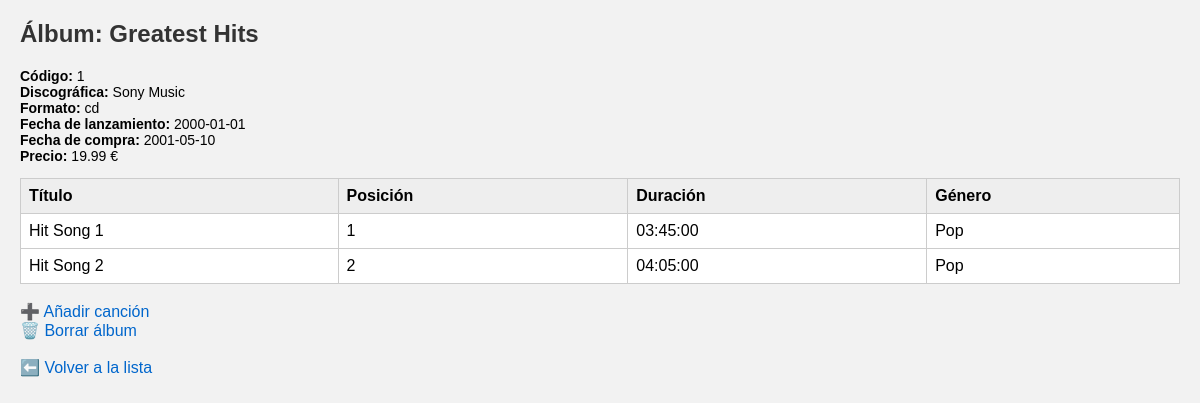
Screenshot of /album.php?cod=1 with the database file from the repository.
### tables this page shows
CREATE TABLE album (

codigo INT (7) NOT NULL AUTO_INCREMENT PRIMARY KEY ,

titulo VARCHAR(50) NOT NULL ,

discografica VARCHAR(25) NOT NULL ,

formato ENUM('vinilo','cd','dvd','mp3') NOT NULL,

fechaLanzamiento DATE,

fechaCompra DATE,

precio decimal(5,2)

);

CREATE TABLE cancion (

titulo VARCHAR(50) NOT NULL ,

album INT(7) NOT NULL ,

posicion INT(2),

duracion TIME,

genero ENUM('Acustica','BSO','Blues','Folk','Jazz','New age','Pop','Rock','Electronica') NOT NULL,

PRIMARY KEY (titulo, album),

FOREIGN KEY (album) REFERENCES album(codigo)

);

### album.php (the view, shortened to what this page needs)
<!DOCTYPE html>
<html lang="es">
<head>
    <link rel="stylesheet" href="styles.css">
</head>
<body>
<?php
try {
    $dwes = new PDO('mysql:host=localhost;dbname=discografia;charset=utf8', 'root', '');
    $dwes->setAttribute(PDO::ATTR_ERRMODE, PDO::ERRMODE_EXCEPTION);
} catch (PDOException $e) {
    die("❌ Error de conexión: " . $e->getMessage());
}
$codigo = $_GET['cod'];
$stmt = $dwes->prepare("SELECT * FROM album WHERE codigo = ?");
$stmt->execute([$codigo]);
$album = $stmt->fetch(PDO::FETCH_ASSOC);
echo "<h2>Álbum: " . htmlspecialchars($album['titulo']) . "</h2>";
echo "<p><b>Código:</b> " . htmlspecialchars($album['codigo']) . "<br>
<b>Discográfica:</b> " . htmlspecialchars($album['discografica']) . "<br>
<b>Formato:</b> " . htmlspecialchars($album['formato']) . "<br>
<b>Fecha de lanzamiento:</b> " . htmlspecialchars($album['fechaLanzamiento']) . "<br>
<b>Fecha de compra:</b> " . htmlspecialchars($album['fechaCompra']) . "<br>
<b>Precio:</b> " . htmlspecialchars($album['precio']) . " €</p>";
$stmt = $dwes->prepare("SELECT * FROM cancion WHERE album = ? ORDER BY posicion");
$stmt->execute([$codigo]);
$canciones = $stmt->fetchAll(PDO::FETCH_ASSOC);
if ($canciones) {
    echo "<table border='1' cellpadding='5'>
            <tr><th>Título</th><th>Posición</th><th>Duración</th><th>Género</th></tr>";
    foreach ($canciones as $c) {
        echo "<tr>
                <td>" . htmlspecialchars($c['titulo']) . "</td>
                <td>" . htmlspecialchars($c['posicion']) . "</td>
                <td>" . htmlspecialchars($c['duracion']) . "</td>
                <td>" . htmlspecialchars($c['genero']) . "</td>
              </tr>";
    }
    echo "</table>";
} else {
    echo "<p>Este álbum no tiene canciones registradas.</p>";
}
echo "<br><a href='cancionnueva.php?cod=" . htmlspecialchars($album['codigo']) . "'>➕ Añadir canción</a><br>";
echo "<a href='borraralbum.php?cod=" . htmlspecialchars($album['codigo']) . "'>🗑️ Borrar álbum</a><br>";
echo "<br><a href='index.php'>⬅️ Volver a la lista</a>";
?>
</body>
</html>

### styles.css (style rules this page uses)
body { font-family: Arial, sans-serif; margin: 20px; background-color: #f2f2f2; }
h1, h2, h3 { color: #333; }
a { color: #0066cc; text-decoration: none; }
table { border-collapse: collapse; width: 100%; background-color: #fff; }
th, td { border: 1px solid #ccc; padding: 8px; text-align: left; }
th { background-color: #eee; }
p { font-size: 14px; }

### rows the page displays
album: titulo "Greatest Hits", codigo "1", discografica "Sony Music", formato "cd", fechaLanzamiento "2000-01-01", fechaCompra "2001-05-10", precio "19.99"
cancion: titulo "Hit Song 1", posicion "1", duracion "03:45:00", genero "Pop"
cancion: titulo "Hit Song 2", posicion "2", duracion "04:05:00", genero "Pop"
